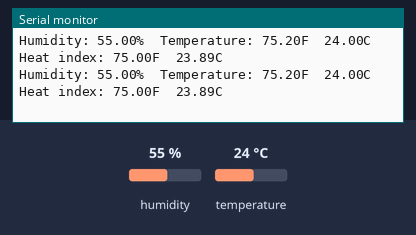
This program was run on a simulated ESP8266 (NodeMCU). On the bench: the last lines printed to the serial monitor. Inputs (shaded band) come from the test bench; at power-on: humidity 55 %, temperature 24 °C.

Above: at 4.8 s.
4.9 s: humidity set to 22 %
At 7.4 s:
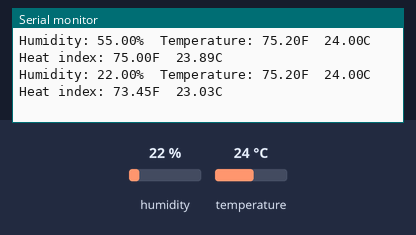
7.9 s: temperature set to 12 °C
At 9.1 s:
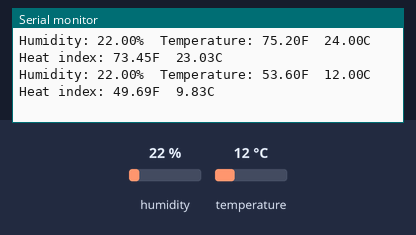
10.9 s: humidity set to 40 %
At 12.6 s:
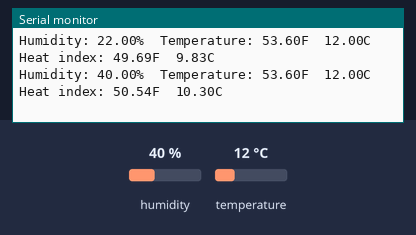
Timing chart, 0 to 14.1 s (numbered marks = the images above; inputs shaded):
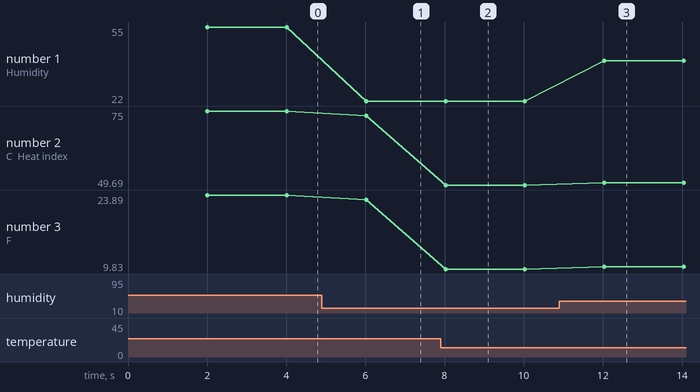

The program:

main.cpp
```cpp
#include <Arduino.h>
#include <PubSubClient.h>
#include <DHT.h>

#define DHTPIN 4
#define DHTTYPE DHT22

DHT dht(DHTPIN,DHTTYPE);

void setup() {
  // put your setup code here, to run once:
  Serial.begin(115200);
  dht.begin();
}

void loop() {
  // put your main code here, to run repeatedly:
  delay(2000);
  float h=dht.readHumidity();
  float t=dht.readTemperature();
  float f=dht.readTemperature(true);

  if(isnan(h)||isnan(t)||isnan(f)){
    Serial.println("failed to read sensor");
    return;
  }

  float hif=dht.computeHeatIndex(f,h);
  float hic=dht.computeHeatIndex(t,h,false);

  Serial.print("Humidity: ");
  Serial.print(h);
  Serial.print("%\t");
  Serial.print("Temperature: ");
  Serial.print(f);
  Serial.print("F\t");
  Serial.print(t);
  Serial.print("C\t");
  Serial.print("Heat index: ");
  Serial.print(hif);
  Serial.print("F\t");
  Serial.print(hic);
  Serial.println("C\t");
}
```

Measured:
- after the input at 4.9 s, the serial monitor: prints a new line after 1.1 s (image 1)
- after the input at 7.9 s, the serial monitor: prints a new line after 0.12 s (image 2)
- after the input at 10.9 s, the serial monitor: prints a new line after 1.1 s (image 3)
- plotted number 1: 55 → 22 after the input at 4.9 s, 22 → 40 after the input at 10.9 s
- plotted number 2: 75 → 73.45 after the input at 4.9 s, 73.45 → 49.69 after the input at 7.9 s, 49.69 → 50.54 after the input at 10.9 s
- plotted number 3: 23.89 → 23.03 after the input at 4.9 s, 23.03 → 9.83 after the input at 7.9 s, 9.83 → 10.3 after the input at 10.9 s
